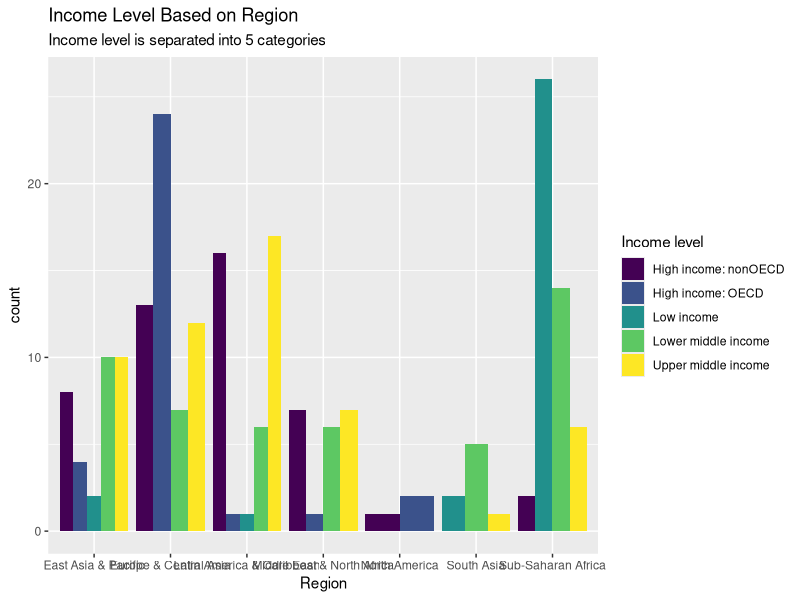
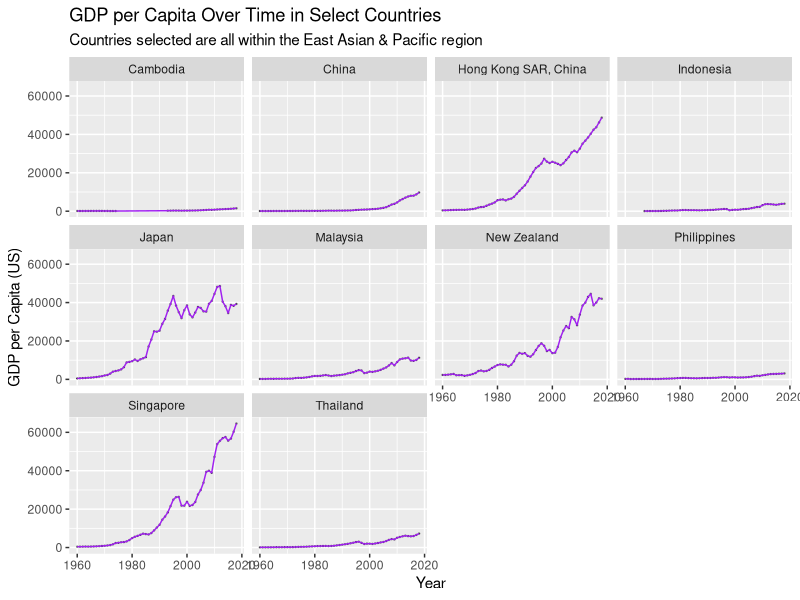
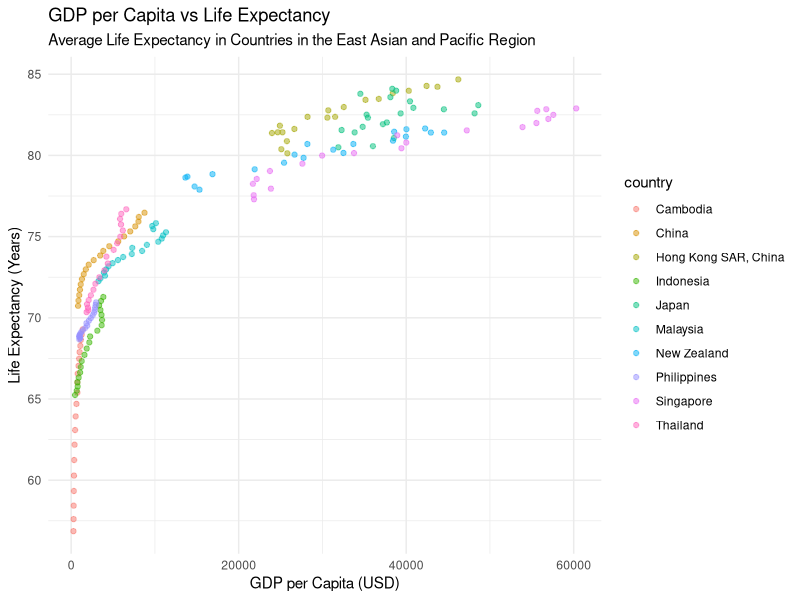
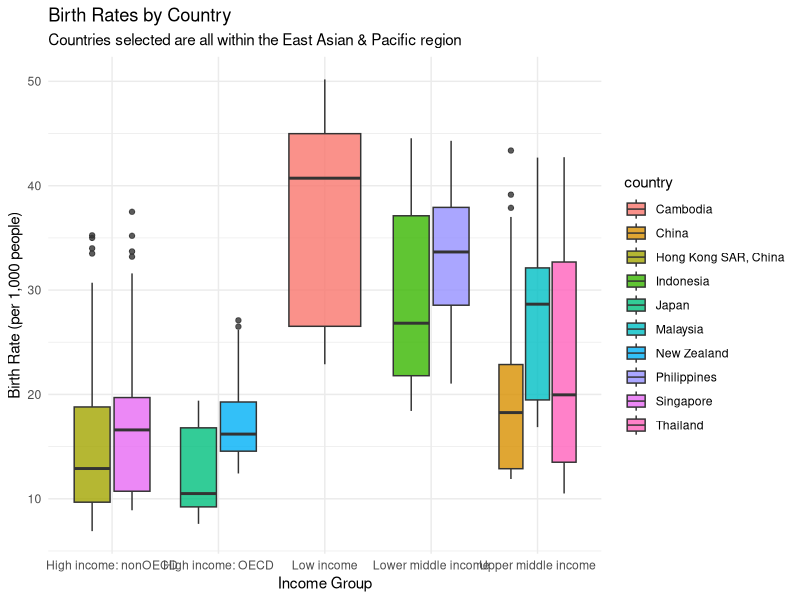

These figures' R source, in order:
## ---- chunk 1
library(dplyr)
library(tidyr)
library(ggplot2)
library(readxl)
## ---- chunk 2
df <- read_excel("WorldBank.xlsx") 
## ---- chunk 3
df <- df |> 
  rename(country = "Country Name")
## ---- chunk 4
df <- df |>
  rename(incomegroup = "IncomeGroup")
## ---- chunk 5
df <- df |>
  rename(GDPpercapita = `GDP per capita (USD)`)
## ---- chunk 6
df |>
  filter(Year == 2015) %>%
ggplot(aes(x = Region, fill = incomegroup)) +
  geom_bar(position = "dodge") +
   scale_fill_viridis_d(name = "Income level") +
  labs(title = "Income Level Based on Region", subtitle = "Income level is separated into 5 categories", x = "Region", Y = "Number of Countries", fill = "Income Level")
## ---- chunk 7
countries_to_keep <- c("Cambodia", "New Zealand", "Indonesia", "Philippines", "China", "Hong Kong SAR, China", "Thailand", "Malaysia", "Japan", "Singapore")
df %>%
  drop_na(Year, GDPpercapita, country) %>%
  filter(country %in% countries_to_keep) %>%
  ggplot(aes(x = Year, y = GDPpercapita, group = country)) +
   geom_point(size = 0.2, alpha = 0.5) +
  geom_line(color = "purple") +
  facet_wrap(~ country) +
    scale_y_continuous(limits = c(0, NA)) +
  labs(title = "GDP per Capita Over Time in Select Countries", subtitle = "Countries selected are all within the East Asian & Pacific region", x = "Year", y = "GDP per Capita (US)")
## ---- chunk 8
df <- df %>%
  rename(lifeexpectancy = "Life expectancy at birth (years)") 
## ---- chunk 9
df %>%
drop_na(Year, GDPpercapita, lifeexpectancy) %>%
    filter(country %in% countries_to_keep,
           Year >= 1998 & Year <= 2018) %>%
ggplot(aes(x = `GDPpercapita`, y = `lifeexpectancy`, color = country)) +
  geom_point(alpha = 0.5) +
  theme_minimal() +
  labs(title = "GDP per Capita vs Life Expectancy", subtitle = "Average Life Expectancy in Countries in the East Asian and Pacific Region",
       x = "GDP per Capita (USD)",
       y = "Life Expectancy (Years)")
## ---- chunk 10
df <- df %>%
  rename(birth_rate = "Birth rate, crude (per 1,000 people)")
## ---- chunk 11
df %>%
  drop_na(birth_rate) %>%
 filter(country %in% countries_to_keep) %>%
ggplot(aes(x = incomegroup,
               y = `birth_rate`,
fill = country)) +
geom_boxplot(alpha = 0.8) +
theme_minimal() +
labs(title = "Birth Rates by Country", subtitle = "Countries selected are all within the East Asian & Pacific region",
x = "Income Group",
y = "Birth Rate (per 1,000 people)")
